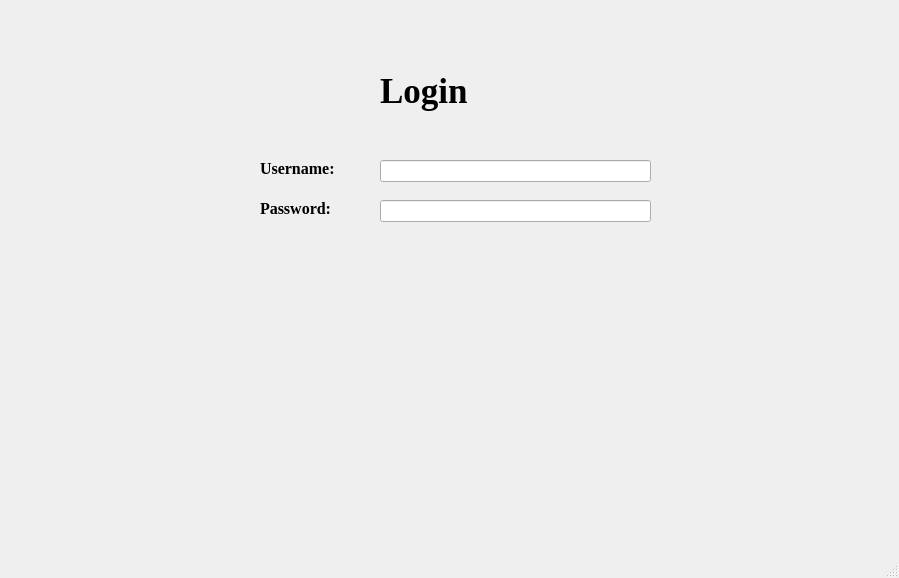
<?xml version="1.0" encoding="UTF-8"?>
<ui version="4.0">
 <class>MainWindow</class>
 <widget class="QMainWindow" name="MainWindow">
  <property name="geometry">
   <rect>
    <x>0</x>
    <y>0</y>
    <width>899</width>
    <height>578</height>
   </rect>
  </property>
  <property name="windowTitle">
   <string>MainWindow</string>
  </property>
  <widget class="QWidget" name="centralwidget">
   <widget class="QLabel" name="label">
    <property name="geometry">
     <rect>
      <x>380</x>
      <y>50</y>
      <width>161</width>
      <height>81</height>
     </rect>
    </property>
    <property name="font">
     <font>
      <family>Times New Roman</family>
      <pointsize>26</pointsize>
      <weight>75</weight>
      <bold>true</bold>
     </font>
    </property>
    <property name="text">
     <string>Login</string>
    </property>
   </widget>
   <widget class="QLabel" name="label_2">
    <property name="geometry">
     <rect>
      <x>260</x>
      <y>160</y>
      <width>91</width>
      <height>16</height>
     </rect>
    </property>
    <property name="font">
     <font>
      <family>Times New Roman</family>
      <pointsize>12</pointsize>
      <weight>75</weight>
      <bold>true</bold>
     </font>
    </property>
    <property name="text">
     <string>Username:</string>
    </property>
   </widget>
   <widget class="QLabel" name="label_3">
    <property name="geometry">
     <rect>
      <x>260</x>
      <y>200</y>
      <width>91</width>
      <height>16</height>
     </rect>
    </property>
    <property name="font">
     <font>
      <family>Times New Roman</family>
      <pointsize>12</pointsize>
      <weight>75</weight>
      <bold>true</bold>
     </font>
    </property>
    <property name="text">
     <string>Password:</string>
    </property>
   </widget>
   <widget class="QLineEdit" name="lineEdit">
    <property name="geometry">
     <rect>
      <x>380</x>
      <y>160</y>
      <width>271</width>
      <height>22</height>
     </rect>
    </property>
   </widget>
   <widget class="QLineEdit" name="lineEdit_2">
    <property name="geometry">
     <rect>
      <x>380</x>
      <y>200</y>
      <width>271</width>
      <height>22</height>
     </rect>
    </property>
   </widget>
  </widget>
  <widget class="QMenuBar" name="menubar">
   <property name="geometry">
    <rect>
     <x>0</x>
     <y>0</y>
     <width>899</width>
     <height>26</height>
    </rect>
   </property>
  </widget>
  <widget class="QStatusBar" name="statusbar"/>
 </widget>
 <resources/>
 <connections/>
</ui>
